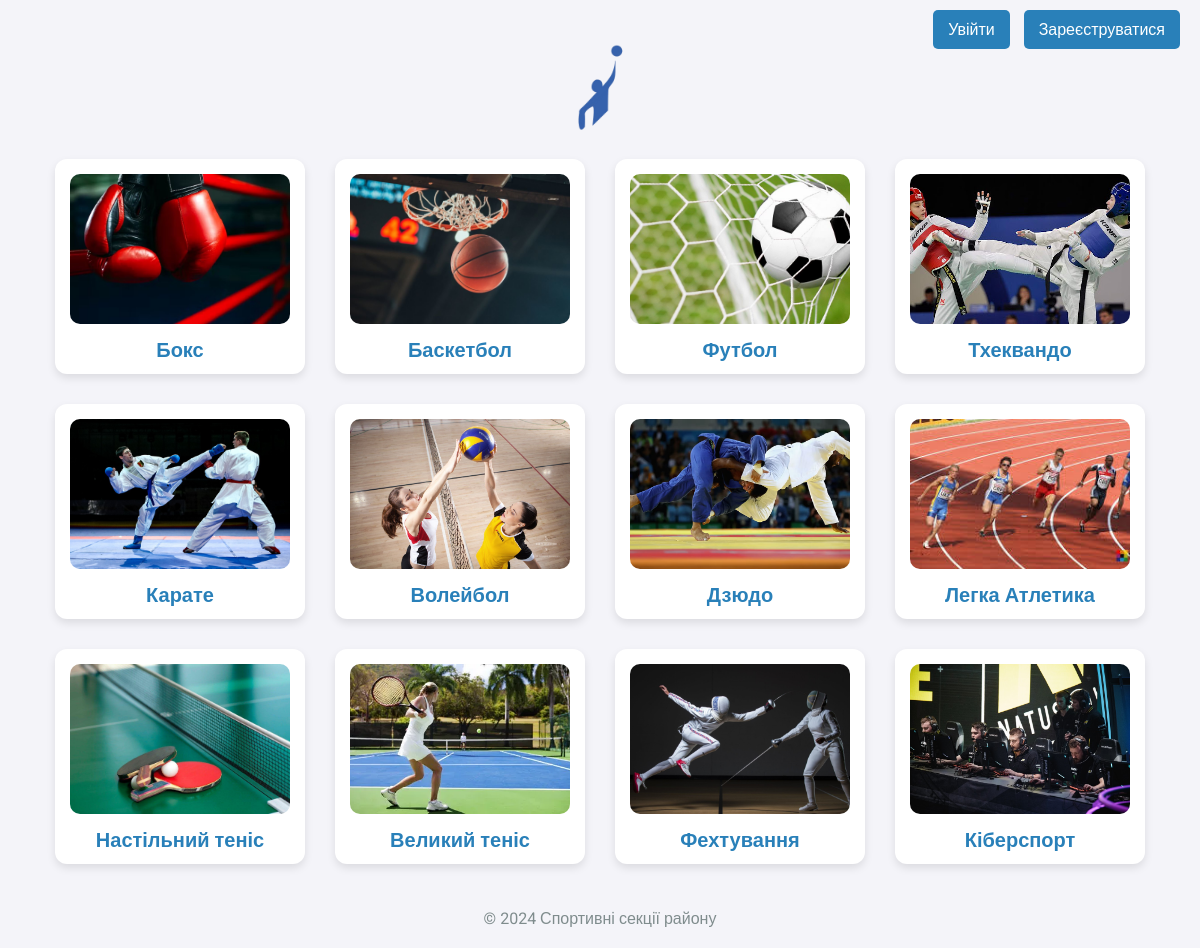
The page / on the database its author committed.
### tables this page shows
CREATE TABLE `section` (
  `ID` int NOT NULL AUTO_INCREMENT,
  `Nazva` varchar(30) NOT NULL,
  `Misceznahodjennya` varchar(100) NOT NULL,
  `Miscya` int NOT NULL,
  `Vilni_miscya` int NOT NULL,
  PRIMARY KEY (`ID`)
);

### index.php (the view, shortened to what this page needs)
<?php
$conn = new mysqli('localhost:3306', 'root', 'root', 'sportuvni_sections');
$sql = "SELECT * FROM Section";
$result = $conn->query($sql);
?>
<!DOCTYPE html>
<html lang="uk">
<head>
    <header style="text-align: center; margin-top: 20px;">
         <a href="/index.php">
            <img src="/images/logo.png" alt="Логотип" style="width: 100px; height: auto;">
        </a>
    </header>
    <link rel="stylesheet" href="/styles/index.css">
</head>
<body class="index">
    <?php if (!isset($_SESSION['user_id'])): ?>
        <div class="auth-buttons">
            <a href="/source/profile/login.php" class="btn btn-primary">Увійти</a>
            <a href="/source/registration/index_register.php" class="btn btn-secondary">Зареєструватися</a>
        </div>
    <?php endif; ?>
    <div class="container">
        <?php while($row = $result->fetch_assoc()): ?>
            <div class="tile" onclick="window.location.href='/source/other/section.php?id=<?php echo $row['ID']; ?>'">
                <img src="/images/section_<?php echo $row['ID']; ?>.jpg" alt="<?php echo $row['Nazva']; ?>">
                <h2><?php echo $row['Nazva']; ?></h2>
            </div>
        <?php endwhile; ?>
    </div>
    <div class="footer">
        <p>&copy; 2024 Спортивні секції району</p>
    </div>
</body>
</html>

### styles/index.css (style rules this page uses)
* { margin: 0; padding: 0; box-sizing: border-box; font-family: 'Roboto', sans-serif; }
.index { background-color: #f4f4f9; color: #333; padding: 20px; position: relative; }
.container { display: flex; justify-content: center; flex-wrap: wrap; }
.tile { width: 250px; height: 215px; background-color: #fff; box-shadow: 0 4px 8px rgba(0, 0, 0, 0.1); margin: 15px; border-radius: 12px; text-align: center; padding: 15px; transition: all 0.3s ease; cursor: pointer; position: relative; }
.tile img { width: 100%; height: 150px; object-fit: cover; border-radius: 10px; }
.tile h2 { font-size: 20px; color: #2980b9; margin-top: 10px; }
.footer { text-align: center; margin-top: 30px; color: #7f8c8d; }
.auth-buttons { position: absolute; top: 20px; right: 20px; }
.auth-buttons a { text-decoration: none; background-color: #2980b9; color: white; padding: 10px 15px; border-radius: 5px; margin-left: 10px; transition: background-color 0.3s; }

### rows shown on the page
section: shows a picture, Nazva "Бокс"
section: shows a picture, Nazva "Баскетбол"
section: shows a picture, Nazva "Футбол"
section: shows a picture, Nazva "Тхеквандо"
section: shows a picture, Nazva "Карате"
section: shows a picture, Nazva "Волейбол"
section: shows a picture, Nazva "Дзюдо"
section: shows a picture, Nazva "Легка Атлетика"
section: shows a picture, Nazva "Настільний теніс"
section: shows a picture, Nazva "Великий теніс"
section: shows a picture, Nazva "Фехтування"
section: shows a picture, Nazva "Кіберспорт"
